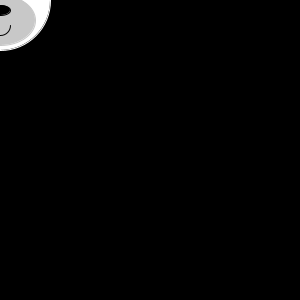
Frame 1 (no input)
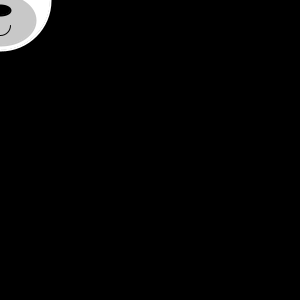
Frame 60 (the mouse pressed at the canvas centre just before this capture)
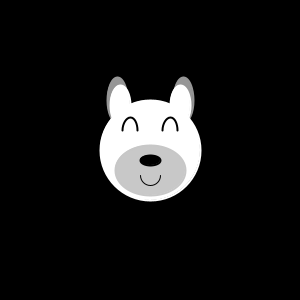
Frame 120 (the mouse held since frame 60 and released just before this capture)

The Processing sketch that drew these frames (run headless with seeded random() and noise(); from frame 60 on, the mouse is pressed at the canvas centre):

// Processing sketch: processing_143522
// ── processing_143522.pde

//Sergi Sillaurren
void setup(){
size(300,300);
}

void draw(){
background(0);
stroke(150);
fill(150);
ellipse(mouseX-33,mouseY-50,20,45);
ellipse(mouseX+33,mouseY-50,20,45);
stroke(255);
fill(255);
ellipse(mouseX-30,mouseY-45,20,40);
ellipse(mouseX+30,mouseY-45,20,40);
ellipse(mouseX,mouseY,100,100);
stroke(199);
fill(200);
ellipse(mouseX,mouseY+20,70,50);
stroke(0);
fill(0);
ellipse(mouseX,mouseY+10,20,10);
noFill();
strokeWeight(1);
arc(mouseX,mouseY+25,20,20,0, PI,OPEN);
strokeWeight(2);
arc(mouseX-20,mouseY-20,15,25,PI, TWO_PI,OPEN);
arc(mouseX+20,mouseY-20,15,25,PI, TWO_PI,OPEN);
}
